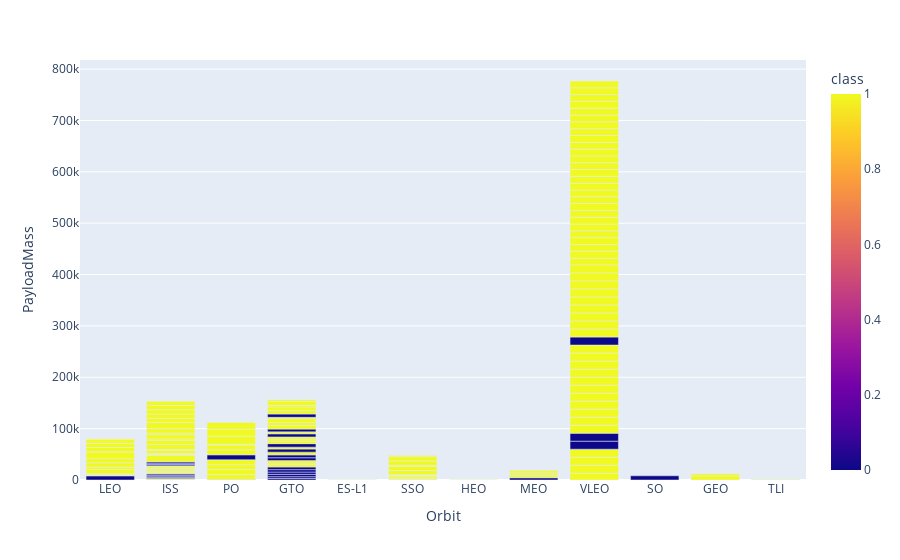

The notebook cell saved with this chart:
### Markdown cell above
### 4. Payload Distribution vs Orbit

### Code cell
fig = ptly.bar(vis_data, x='Orbit', y='PayloadMass', color='class')
fig.show()

# GTO orbit flights are more prone to unsuccessful; why?

### Figure 1 — Plotly figure (JSON) as saved in the notebook; plotly's stock layout.template omitted (floating-point values rounded to 4 significant figures; data arrays with more than 128 entries replaced by an {"elided": "..."} marker saying what was removed)
{"data": [{"alignmentgroup": "True", "hovertemplate": "Orbit=%{x}<br>PayloadMass=%{y}<br>class=%{marker.color}<extra></extra>", "legendgroup": "", "marker": {"color": {"elided": "167 int values"}, "coloraxis": "coloraxis", "pattern": {"shape": ""}}, "name": "", "offsetgroup": "", "orientation": "v", "showlegend": false, "textposition": "auto", "type": "bar", "x": {"elided": "167 str values"}, "xaxis": "x", "y": {"elided": "167 float values"}, "yaxis": "y"}], "layout": {"barmode": "relative", "coloraxis": {"colorbar": {"title": {"text": "class"}}, "colorscale": [[0, "#0d0887"], [0.1111, "#46039f"], [0.2222, "#7201a8"], [0.3333, "#9c179e"], [0.4444, "#bd3786"], [0.5556, "#d8576b"], [0.6667, "#ed7953"], [0.7778, "#fb9f3a"], [0.8889, "#fdca26"], [1, "#f0f921"]]}, "legend": {"tracegroupgap": 0}, "margin": {"t": 60}, "xaxis": {"anchor": "y", "domain": [0, 1], "title": {"text": "Orbit"}}, "yaxis": {"anchor": "x", "domain": [0, 1], "title": {"text": "PayloadMass"}}}}
